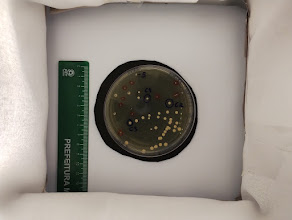
#> input picture levedura.jpg, 292 x 220 px
$ python 'Aplicativo 1.0.py'
#> lines starting #> are read from the running program, lines starting #| are printed output that depends on the picture; after the words box and inside, x2 and y2 are one past the last pixel; in counts of white or black regions, pixels touching at a corner belong together
# -*- coding: utf-8 -*-
"""
Created on Wed Sep 27 21:22:52 2023

Aplicativo

@author: Carol
"""

import cv2
import numpy as np

def calcular_distancia(ponto1, ponto2):
    return np.linalg.norm(ponto1 - ponto2)

def main():
    # Carregar a imagem
    imagem = cv2.imread('levedura.jpg')
#> imagem is the input picture: shape (220, 292, 3); mean B, G, R 137.7, 145.8, 152.5

    # Definir dois pontos na imagem (por exemplo, marcas ou pontos de referência)
    ponto1 = np.array([100, 200])  # Coordenadas do primeiro ponto
    ponto2 = np.array([300, 400])  # Coordenadas do segundo ponto

    # Desenhar os pontos na imagem
    cv2.circle(imagem, tuple(ponto1), 5, (0, 0, 255), -1)  # Ponto 1 em vermelho
#> imagem: shape (220, 292, 3); 0.13% of pixels changed, all inside (x1, y1, x2, y2) = (95, 195, 106, 206)
    cv2.circle(imagem, tuple(ponto2), 5, (0, 0, 255), -1)  # Ponto 2 em vermelho

    # Calcular a distância entre os pontos
    distancia = calcular_distancia(ponto1, ponto2)

    # Exibir a distância na imagem
    fonte = cv2.FONT_HERSHEY_SIMPLEX
    cv2.putText(imagem, f'Distancia: {distancia:.2f} pixels', (50, 50), fonte, 1, (0, 0, 255), 2)
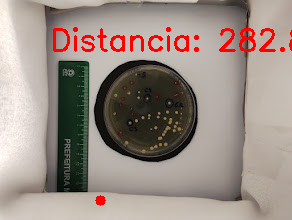
#> imagem: shape (220, 292, 3); mean B, G, R 133.2, 141.1, 154.5

    # Exibir a imagem com as marcações
    cv2.imshow('Medição de Distância', imagem)
    cv2.waitKey(0)
    cv2.destroyAllWindows()

if __name__ == "__main__":
    main()
